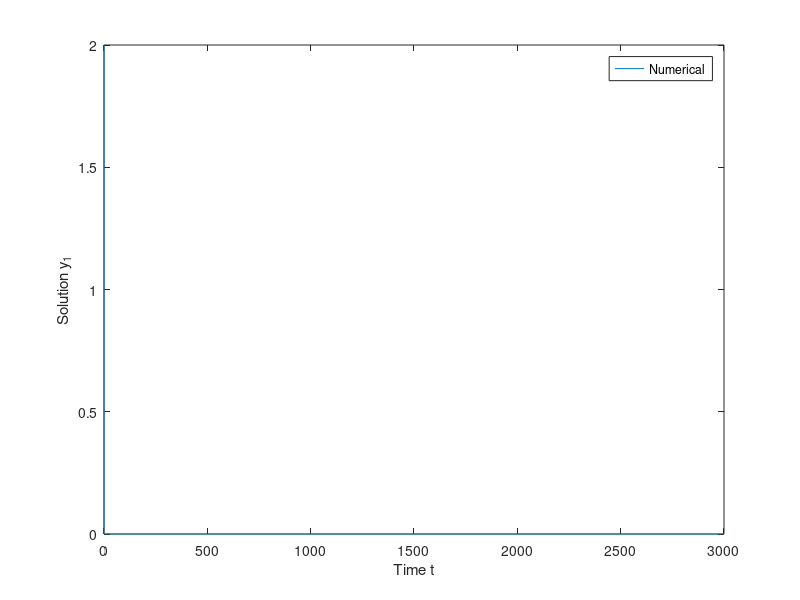

The MATLAB source for this figure:
clear;
clc;

N = 40000;%int64(4e4);
time = [];
%ODE System Init
eqNo = 2;
y = zeros(N,eqNo);
% %Damped- unforced oscillator
% e = 0.1;
% w = 10;
% f = {@(x,y) (y(2));
%      @(x,y) -(2*e*w*y(2) + w^2*y(1))};
% y(1,1) = 0.02;
% y(1,2) = 0;
% T = 4.0;
% h = 1e-8;
% x = linspace(0,T,N);

%Stiff Van-der-Pol Oscillator
mu = 1000.0;
f = {@(x,y) (y(2));
     @(x,y) (mu*(1.0 - y(1)^2)*y(2) - y(1))};
y(1,1) = 2.0;
y(1,2) = 0.0;
z(1,1) = 2.0;
y(1,2) = 0.0;
T = 3000;
h = 1e-10;
x = linspace(0,T,N);

gamma = 0.5;
b = [5/6,-1/6,-1/6,1/2];


%Start integration
t = 0;
for i = 2:N
    %Solutions used for Rosenbrock12
    secondOrderSol = zeros(eqNo,1);

    %---Using the Rosenbrock2 method----
    order = 2;
    J = [0, 1; -2*mu*y(i-1,2)*y(i-1,1), mu*(1 - y(i-1,1)^2)];
    %J = [0,1;-w^2, -2*e*w];
        %Computing the slopes ki
    f1 = [f{1}(x(i-1),y(i-1,:)), f{2}(x(i-1), y(i-1,:))]';
    k1 = (eye(length(J)) - gamma*h*J)\f1;
    k2 = (eye(length(J)) - gamma*h*J)\(f1 + J*k1);
    f2 = [f{1}(x(i-1)+h,y(i-1,:)+h*k1(1)),...
         f{2}(x(i-1)+h, y(i-1,:)+h*k1(2))]';
    k3 = (eye(length(J)) - gamma*h*J)\(f2 - 0.25*J*k1 - 0.25*J*k2);
    f3 = [f{1}(x(i-1)+h,y(i-1,:)+h*(0.75*k1-0.25*k2+0.5*k3)),...
          f{2}(x(i-1)+h, y(i-1,:)+h*(0.75*k1-0.25*k2+0.5*k3))]';
    k4 = (eye(length(J)) - gamma*h*J)\(f3 + (J/12)*(k1+k2-8*k3));
    %---Actual Integration----
    for ii=1:eqNo
        secondOrderSol(ii,1) = y(i-1,ii) + h*dot(b,[k1(ii),k2(ii),k3(ii),k4(ii)]);
    end
    if max(abs(secondOrderSol)) > 2
        fprintf("Solution is diverging\n");
        break;
    end
    y(i,:) = secondOrderSol(:,1);
    if i >= N
        fprintf("Max iterations exceeded! \n");
        break;
    end
    fprintf("Iteration %d. \n",i);
    t = t + h;
end
fprintf("Final time reached, end of integration!\n");

%Exact solution
t = linspace(0,T,N);
exact = y(1,1)*exp(-t).*cos(9.95*t);
plot(t,y(:,1))%,'-.',t,exact);
hold on;
% [t,y] = ode15s(@vdp,[0 T],[2; 0]);%Check for the value of mu inside @vdp
% plot(t,y(:,1),'-o');
% title('Solution of van der Pol Equation, \mu = 1000');
xlabel('Time t');
ylabel('Solution y_1');
legend('Numerical', 'Exact');